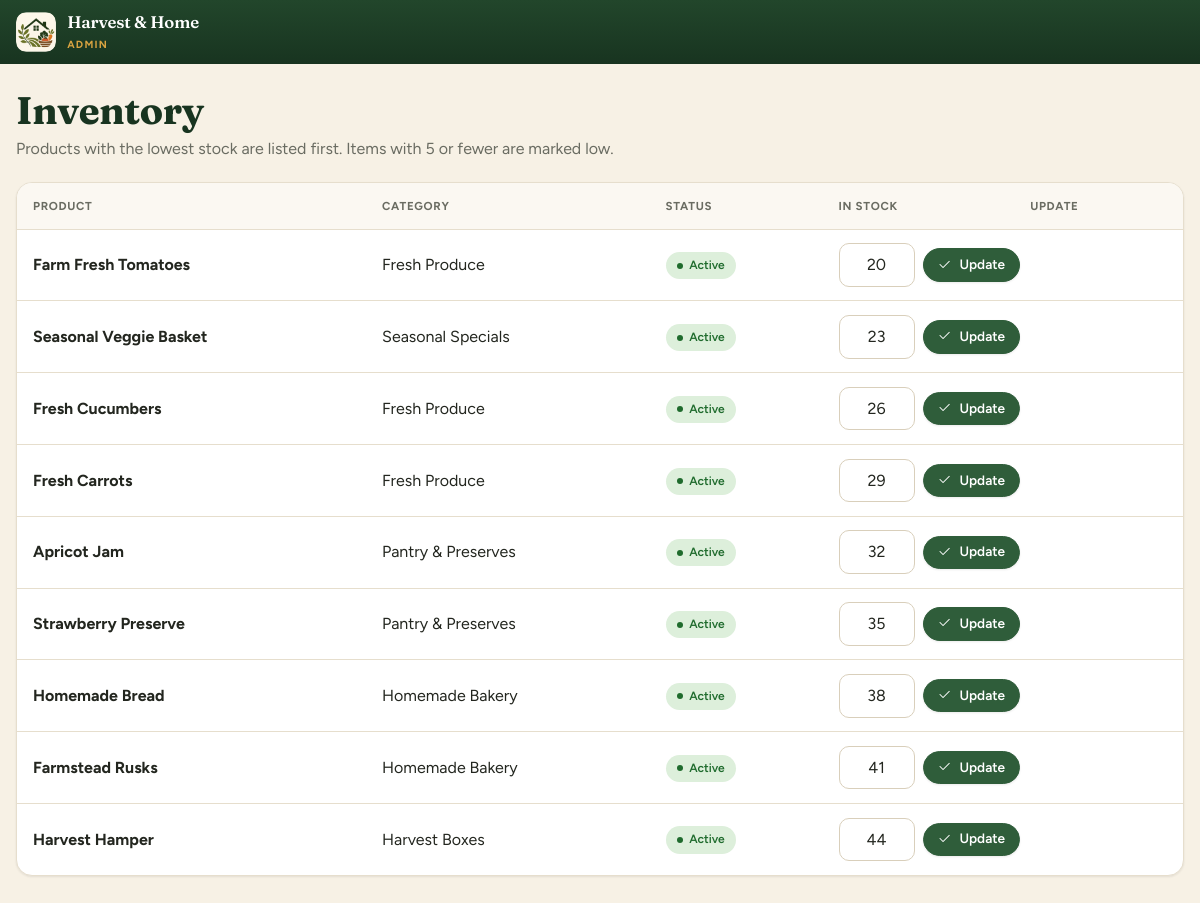
The page /admin/inventory.php (signed in) on the database its author committed.
### tables this page shows
CREATE TABLE products (
    product_id      INT AUTO_INCREMENT PRIMARY KEY,
    category_id     INT NOT NULL,
    product_name    VARCHAR(150) NOT NULL,
    description     TEXT NOT NULL,
    price           DECIMAL(10,2) NOT NULL,
    stock_quantity  INT NOT NULL DEFAULT 0,
    product_image   VARCHAR(255) NULL,
    product_status  ENUM('active','inactive') NOT NULL DEFAULT 'active',
    CONSTRAINT fk_products_category FOREIGN KEY (category_id)
        REFERENCES categories(category_id) ON UPDATE CASCADE ON DELETE RESTRICT
);

CREATE TABLE categories (
    category_id    INT AUTO_INCREMENT PRIMARY KEY,
    category_name  VARCHAR(100) NOT NULL UNIQUE,
    description    TEXT NULL
);

### config/db.php (called while the page is built, shortened)
<?php
function db(): PDO
{
    static $pdo = null;
    if ($pdo === null) {
        $dsn = 'mysql:host=' . DB_HOST . ';dbname=' . DB_NAME . ';charset=utf8mb4';
        try {
            $pdo = new PDO($dsn, DB_USER, DB_PASS, [
                PDO::ATTR_ERRMODE            => PDO::ERRMODE_EXCEPTION,
                PDO::ATTR_DEFAULT_FETCH_MODE => PDO::FETCH_ASSOC,
                PDO::ATTR_EMULATE_PREPARES   => false,
            ]);
        } catch (PDOException $e) {
            error_log('DB connection failed: ' . $e->getMessage());
            http_response_code(500);
            exit('Sorry, the shop is unavailable right now. Please try again later.');
        }
    }
    return $pdo;
}

### admin/inventory.php (the view, shortened to what this page needs)
<?php
require_once __DIR__ . '/../includes/functions.php';
$products = db()->query(product_sql() . ' ORDER BY p.stock_quantity, p.product_name')->fetchAll();
require 'includes/header.php';
?>
<div class="page-head">
    <h1>Inventory</h1>
    <p>Products with the lowest stock are listed first. Items with 5 or fewer are marked low.</p>
</div>
<div class="tw">
    <table>
        <thead><tr><th>Product</th><th>Category</th><th>Status</th><th>In stock</th><th>Update</th></tr></thead>
        <tbody>
        <?php foreach ($products as $p): $id = (int)$p['product_id']; ?>
            <tr>
                <td><b><?= h($p['product_name']) ?></b><?= (int)$p['stock_quantity'] <= 5 ? ' <span class="stock-low">' . icon('exclamation-circle') . 'Low</span>' : '' ?></td>
                <td><?= h($p['category_name']) ?></td>
                <td><span class="pill <?= $p['product_status'] === 'active' ? 'p2' : 'p5' ?>"><?= ucfirst($p['product_status']) ?></span></td>
                <td colspan="2">
                    <form class="qty" method="post" action="inventory.php" data-validate>
                        <input id="st<?= $id ?>" name="stock_quantity" value="<?= (int)$p['stock_quantity'] ?>" inputmode="numeric" data-rule="whole" required>
                        <button class="btn sm" type="submit"><?= icon('check2') ?>Update</button>
                    </form>
                </td>
            </tr>
        <?php endforeach; ?>
        </tbody>
    </table>
</div>
<?php require 'includes/footer.php'; ?>

### includes/functions.php (shortened to what this page needs)
<?php
require_once __DIR__ . '/../config/db.php';
function h($value): string
{
    return htmlspecialchars((string)$value, ENT_QUOTES, 'UTF-8');
}
function head_assets(string $root = ''): string
{
    $css = __DIR__ . '/../assets/css/style.css';
    $version = is_file($css) ? filemtime($css) : 1;
    return '<link rel="preconnect" href="https://fonts.googleapis.com">' . "\n"
        . '    <link rel="preconnect" href="https://fonts.gstatic.com" crossorigin>' . "\n"
        . '    <link rel="stylesheet" href="https://fonts.googleapis.com/css2?family=Figtree:wght@400;500;600;700&family=Fraunces:opsz,wght@9..144,600;9..144,700&display=swap">' . "\n"
        . '    <link rel="stylesheet" href="https://cdn.jsdelivr.net/npm/bootstrap@5.3.3/dist/css/bootstrap.min.css">' . "\n"
        . '    <link rel="stylesheet" href="https://cdn.jsdelivr.net/npm/bootstrap-icons@1.11.3/font/bootstrap-icons.min.css">' . "\n"
        . '    <link rel="stylesheet" href="' . $root . 'assets/css/style.css?v=' . $version . '">' . "\n";
}
function icon(string $name): string
{
    return '<i class="bi bi-' . $name . '" aria-hidden="true"></i>';
}
function product_sql(): string
{
    return "SELECT p.*, c.category_name, pr.promo_price
            FROM products p
            JOIN categories c ON c.category_id = p.category_id
            LEFT JOIN (
                SELECT pi.product_id, MIN(pi.promo_price) AS promo_price
                FROM promotion_items pi
                JOIN promotions pm ON pm.promotion_id = pi.promotion_id
                WHERE pm.promotion_status = 'active'
                GROUP BY pi.product_id
            ) pr ON pr.product_id = p.product_id";
}

### assets/css/style.css (style rules this page uses)
:root { --green: #2F5D3A; --green-dark: #22462B; --green-deep: #183420; --sage: #DCE8D5; --sage-soft: #EEF4EA; --cream: #F7F1E5; --cream-soft: #FBF8F2; --brown: #8B5E3C; --honey: #D9A441; --text: #23261F; --muted: #6A6C62; --white: #ffffff; --line: #E6DECD; --field: #D9CFBB; --danger: #A63D2F; --radius: 16px; --radius-sm: 10px; --shadow-sm: 0 1px 2px rgba(35, 38, 31, .05), 0 1px 3px rgba(35, 38, 31, .04); --shadow: 0 10px 24px -10px rgba(35, 38, 31, .18); --shadow-lg: 0 24px 48px -18px rgba(24, 52, 32, .45); --font-body: "Figtree", system-ui, -apple-system, "Segoe UI", Roboto, Arial, sans-serif; --font-display: "Fraunces", Georgia, "Times New Roman", serif; --gutter: max(1rem, calc((100% - 1200px) / 2)); --bs-body-font-family: var(--font-body); --bs-body-color: #23261F; --bs-body-bg: #F7F1E5; --bs-primary: #2F5D3A; --bs-primary-rgb: 47, 93, 58; --bs-link-color: #2F5D3A; --bs-link-color-rgb: 47, 93, 58; --bs-link-hover-color: #22462B; --bs-link-hover-color-rgb: 34, 70, 43; --bs-border-color: #E6DECD; --bs-border-radius: 10px; --bs-secondary-color: #6A6C62; }
* { box-sizing: border-box; }
body { margin: 0; background: var(--cream); color: var(--text); font: 400 1rem/1.6 var(--font-body); -webkit-font-smoothing: antialiased; }
h1, h2, h3 { font-family: var(--font-display); color: var(--green-deep); letter-spacing: -.01em; }
h1 { font-size: clamp(1.75rem, 1.4rem + 1.4vw, 2.4rem); font-weight: 700; line-height: 1.15; margin: 0 0 .4rem; }
p { margin: .25rem 0; }
b, strong { font-weight: 700; }
.page-head { margin-bottom: 1.25rem; }
.page-head p { color: var(--muted); }
.btn { --bs-btn-padding-x: 1.15rem; --bs-btn-padding-y: .65rem; --bs-btn-font-family: var(--font-body); --bs-btn-font-size: .95rem; --bs-btn-font-weight: 600; --bs-btn-line-height: 1.3; --bs-btn-border-radius: 999px; --bs-btn-border-width: 1.5px; --bs-btn-color: #fff; --bs-btn-bg: var(--green); --bs-btn-border-color: var(--green); --bs-btn-hover-color: #fff; --bs-btn-hover-bg: var(--green-dark); --bs-btn-hover-border-color: var(--green-dark); --bs-btn-active-color: #fff; --bs-btn-active-bg: var(--green-deep); --bs-btn-active-border-color: var(--green-deep); --bs-btn-disabled-color: #fff; --bs-btn-disabled-bg: var(--green); --bs-btn-disabled-border-color: var(--green); --bs-btn-focus-shadow-rgb: 47, 93, 58; display: inline-flex; align-items: center; justify-content: center; gap: .5rem; text-align: center; box-shadow: var(--shadow-sm); transition: background-color .15s, border-color .15s, color .15s, transform .15s; }
.btn .bi { font-size: 1.05em; }
.btn.sm { --bs-btn-padding-x: .85rem; --bs-btn-padding-y: .4rem; --bs-btn-font-size: .85rem; }
.tw { overflow-x: auto; background: var(--white); border: 1px solid var(--line); border-radius: var(--radius); box-shadow: var(--shadow-sm); }
table { width: 100%; border-collapse: collapse; background: transparent; }
.tw table { min-width: 560px; }
th, td { text-align: left; padding: .85rem 1rem; border-bottom: 1px solid var(--line); vertical-align: middle; }
th { background: var(--cream-soft); color: var(--muted); font-size: .72rem; font-weight: 700; letter-spacing: .06em; text-transform: uppercase; white-space: nowrap; }
.tw td { white-space: nowrap; }
tbody tr:last-child td { border-bottom: 0; }
.qty { display: inline-flex; align-items: center; gap: .5rem; }
.qty input { width: 76px; margin: 0; text-align: center; padding: .5rem; }
input, select, textarea { width: 100%; padding: .7rem .9rem; border: 1px solid var(--field); border-radius: var(--radius-sm); background: var(--white); color: var(--text); font: inherit; margin: .3rem 0 1rem; transition: border-color .15s, box-shadow .15s; }
input::placeholder, textarea::placeholder { color: #9C9D93; }
.pill { display: inline-flex; align-items: center; gap: .4rem; padding: .25rem .7rem; border-radius: 999px; background: var(--sage); color: var(--green); font-size: .75rem; font-weight: 600; white-space: nowrap; }
.pill::before { content: ""; width: 6px; height: 6px; border-radius: 50%; background: currentColor; }
.p2 { background: #DDEFDB; color: #1F6B2D; }
.adm main h1 { margin-bottom: .25rem; }

### rows shown on the page
products: product_name "Farm Fresh Tomatoes", category.category_name "Fresh Produce", product_status "Active", stock_quantity "20"
products: product_name "Seasonal Veggie Basket", category.category_name "Seasonal Specials", product_status "Active", stock_quantity "23"
products: product_name "Fresh Cucumbers", category.category_name "Fresh Produce", product_status "Active", stock_quantity "26"
products: product_name "Fresh Carrots", category.category_name "Fresh Produce", product_status "Active", stock_quantity "29"
products: product_name "Apricot Jam", category.category_name "Pantry & Preserves", product_status "Active", stock_quantity "32"
products: product_name "Strawberry Preserve", category.category_name "Pantry & Preserves", product_status "Active", stock_quantity "35"
products: product_name "Homemade Bread", category.category_name "Homemade Bakery", product_status "Active", stock_quantity "38"
products: product_name "Farmstead Rusks", category.category_name "Homemade Bakery", product_status "Active", stock_quantity "41"
products: product_name "Harvest Hamper", category.category_name "Harvest Boxes", product_status "Active", stock_quantity "44"
